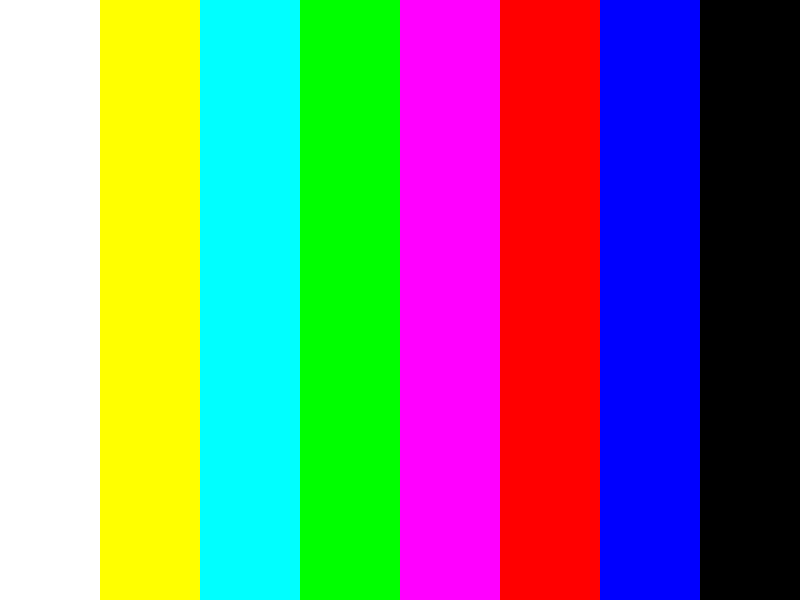
#> input picture day02/images/02_colour_bars.png, 800 x 600 px
$ python step7.py
#> lines starting #> are read from the running program, lines starting #| are printed output that depends on the picture; after the words box and inside, x2 and y2 are one past the last pixel; in counts of white or black regions, pixels touching at a corner belong together
import cv2
import numpy as np

# Part A: the tiny test, [H, S, V] pixels with hues 0, 5, 120, 175, 178
tiny = np.array([[[0,   255, 255],
                  [5,   255, 255],
                  [120, 255, 255],
                  [175, 255, 255],
                  [178, 255, 255]]], dtype=np.uint8)

low = cv2.inRange(tiny, np.array([0, 100, 100]), np.array([10, 255, 255]))
high = cv2.inRange(tiny, np.array([170, 100, 100]), np.array([179, 255, 255]))
both = cv2.bitwise_or(low, high)

print("low red range  :", low[0])
print("high red range :", high[0])
print("combined       :", both[0])

# Part B: the real colour bars
img = cv2.imread("images/02_colour_bars.png")
#> img is the input picture: shape (600, 800, 3); mean B, G, R 127.5, 127.5, 127.5
hsv = cv2.cvtColor(img, cv2.COLOR_BGR2HSV)
#> hsv: shape (600, 800, 3); mean H, S, V 56.2, 191.2, 223.1

low = cv2.inRange(hsv, np.array([0, 100, 100]), np.array([10, 255, 255]))
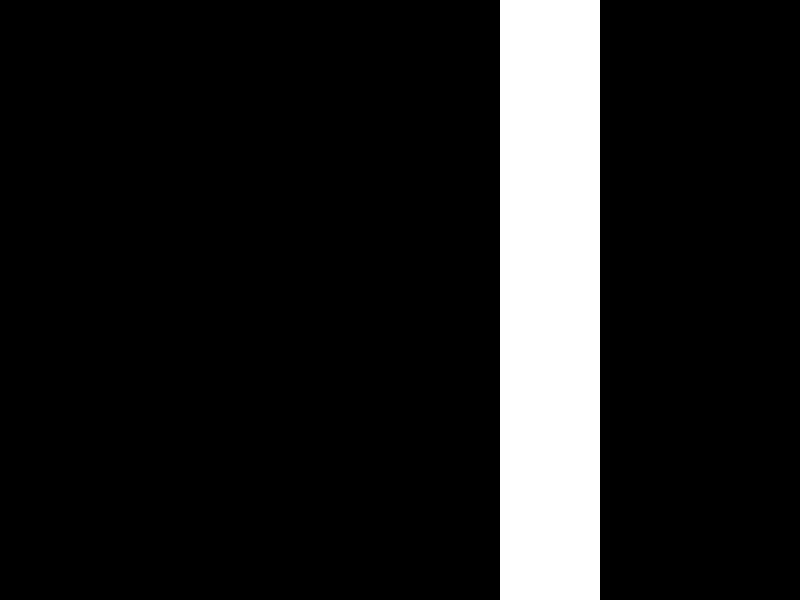
#> low: shape (600, 800); 12.5% white; 1 white region, box (x1, y1, x2, y2) and area: (500, 0, 600, 600) 60000
high = cv2.inRange(hsv, np.array([170, 100, 100]), np.array([179, 255, 255]))
#> high: shape (600, 800); every value is 0
mask_red = cv2.bitwise_or(low, high)
result = cv2.bitwise_and(img, img, mask=mask_red)
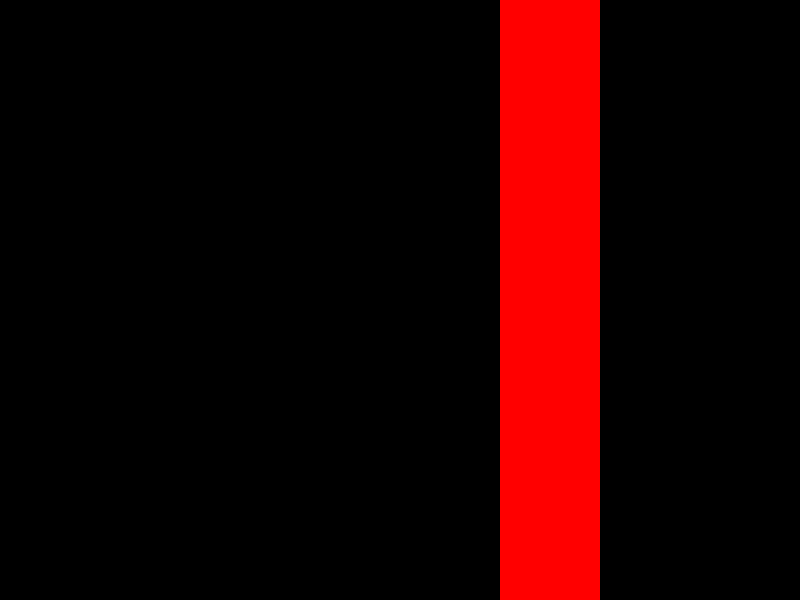
#> result: shape (600, 800, 3); mean B, G, R 0, 0, 31.9

print()
print("mask at red bar     :", mask_red[100, 550])
#| mask at red bar     : 255
print("mask at magenta bar :", mask_red[100, 450])
#| mask at magenta bar : 0
print("white pixels        :", np.count_nonzero(mask_red))
#| white pixels        : 60000

cv2.imshow("original", img)
cv2.imshow("red mask", mask_red)
cv2.imshow("red only", result)
cv2.waitKey(0)
cv2.destroyAllWindows()
